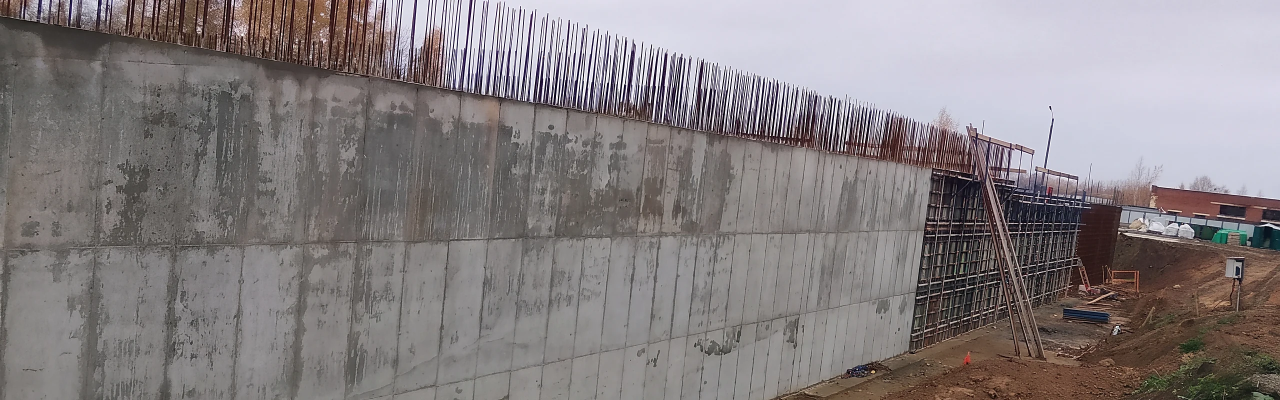
#> input picture media/projects/kireevsk/hero.webp, 2560 x 800 px (shown at 1/2 size)
$ python -i upscale-hero.py   (imports and definitions only)
#> lines starting #> are read from the running program, lines starting #| are printed output that depends on the picture
#> further down, picture is the input picture: PIL image 2560x800 RGB; mean R, G, B 133.5, 127.1, 128.5
#!/usr/bin/env python3
"""
Готовит заглавный кадр страницы объекта: обрезает источник до широкого баннера
и увеличивает разрешение, чтобы в шапке не было видно пикселей.

Зачем: исходники объекта – 1280–1600 px по ширине, а баннер занимает всю ширину
экрана (до 2560 px). Если отдать браузеру маленький файл, он растягивает его сам –
и это видно. Здесь кадр увеличивается заранее, хорошим ресемплером, с аккуратным
повышением резкости, и браузер уже сам уменьшает его до нужного размера – так
картинка остаётся чёткой.

Запуск:
    python tools/upscale-hero.py <источник> <slug> [--ratio 2.4] [--width 2560] [--sharpen 90]

Результат: public/media/projects/<slug>/hero.webp (и hero@1280.webp для узких экранов)
"""
import argparse
import json
import os
import sys

from PIL import Image, ImageFilter, ImageOps

PROJ = os.path.dirname(os.path.dirname(os.path.abspath(__file__)))
HERO_FILES = {"kotelnaya-tplus": "hero-kotelnaya.json"}
RESAMPLE = getattr(getattr(Image, "Resampling", Image), "LANCZOS")


# [26 lines left out: functions crop_to_ratio, upscale, not called in this run]


def sharpness(im):
    """Оценка резкости: разброс яркости после фильтра краёв (больше – резче)."""
    g = im.convert("L").resize((400, max(1, round(400 * im.height / im.width))), RESAMPLE)
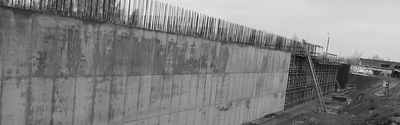
#> g: PIL image 400x125 L; min 7, max 243, mean 129.1
    e = g.filter(ImageFilter.FIND_EDGES)
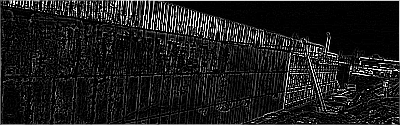
#> e: PIL image 400x125 L; min 0, max 255, mean 28.4
    px = list(e.get_flattened_data()) if hasattr(e, "get_flattened_data") else list(e.getdata())
#> px = 50000 items
    m = sum(px) / len(px)
#> m = 28.35
    return (sum((v - m) ** 2 for v in px) / len(px)) ** 0.5


# [52 lines left out: function main, not called in this run]


# [2 lines not run here, left out]

>>> from PIL import Image
>>> picture = Image.open('../media/projects/kireevsk/hero.webp')
>>> result = sharpness(picture)
#> result = 54.12

$ run again, on media/projects/kireevsk/01-t.webp
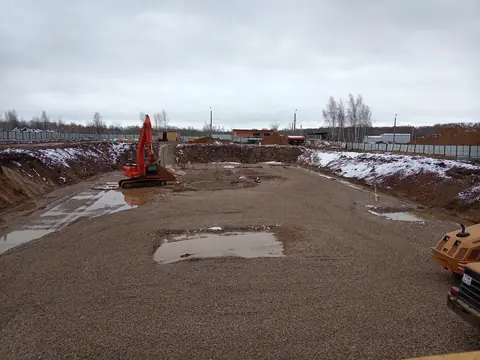
#> input picture media/projects/kireevsk/01-t.webp, 480 x 360 px
#> picture is the input picture: PIL image 480x360 RGB; mean R, G, B 135.8, 129.2, 128.2
#> in sharpness, `g = im.convert("L").resize((400, max(1, round(400 * im.height / im.wid..`:
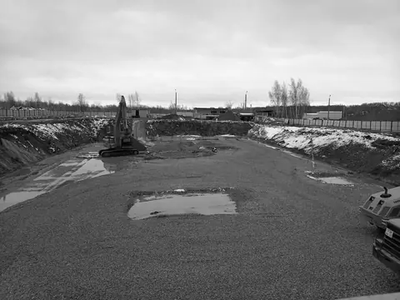
#> g: PIL image 400x300 L; min 0, max 255, mean 131.1
#> in sharpness, `e = g.filter(ImageFilter.FIND_EDGES)`:
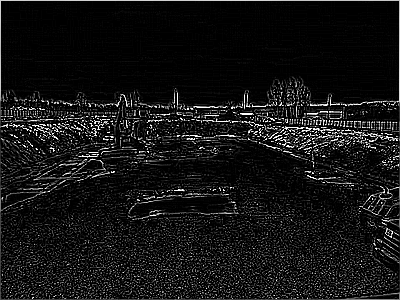
#> e: PIL image 400x300 L; min 0, max 255, mean 21
#> px = 120000 items
#> m = 20.98
#> result = 46.26

$ run again, on media/projects/kireevsk/02-t.webp
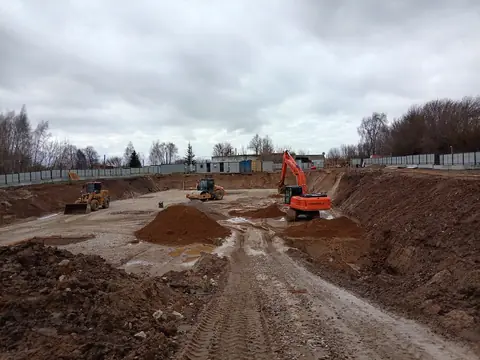
#> input picture media/projects/kireevsk/02-t.webp, 480 x 360 px
#> picture is the input picture: PIL image 480x360 RGB; mean R, G, B 134.2, 126.3, 125.1
#> in sharpness, `g = im.convert("L").resize((400, max(1, round(400 * im.height / im.wid..`:
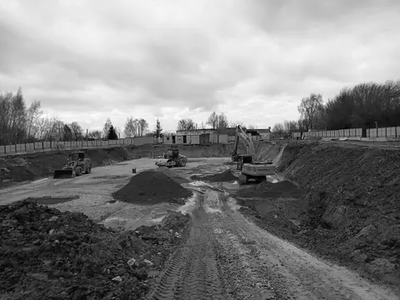
#> g: PIL image 400x300 L; min 0, max 255, mean 128.6
#> in sharpness, `e = g.filter(ImageFilter.FIND_EDGES)`:
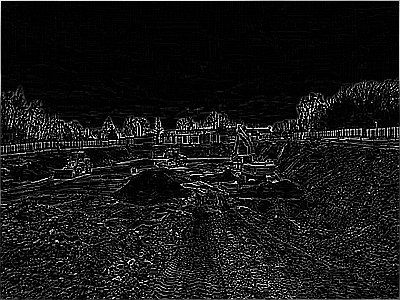
#> e: PIL image 400x300 L; min 0, max 255, mean 22.8
#> px = 120000 items
#> m = 22.78
#> result = 47.28
